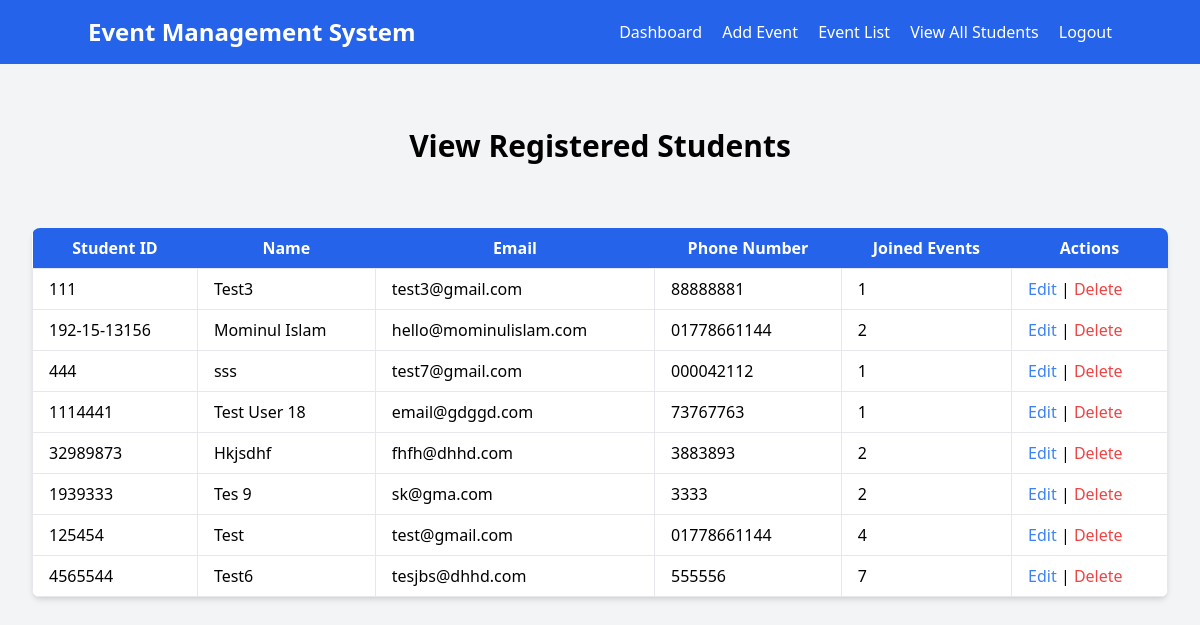
The app's page /admin/view_students.php (signed in) with its own data.
### tables this page shows
CREATE TABLE `registrations` (
  `id` int(11) NOT NULL,
  `event_id` int(11) DEFAULT NULL,
  `name` varchar(255) NOT NULL,
  `student_id` varchar(50) NOT NULL,
  `email` varchar(255) NOT NULL,
  `phone` varchar(20) NOT NULL,
  `registration_time` datetime DEFAULT current_timestamp()
);

### admin/view_students.php (the view, shortened to what this page needs)
<?php
include('../includes/db.php');
$sql = "SELECT * FROM registrations";
$result = $conn->query($sql);
?>
<!DOCTYPE html>
<html lang="en">
<head>
    <link href="https://cdn.jsdelivr.net/npm/tailwindcss@2.0.3/dist/tailwind.min.css" rel="stylesheet">
</head>
<body class="bg-gray-100">
    <?php include('../includes/navbar.php'); ?>
    <header class="text-center pt-16 pb-8">
        <h1 class="text-3xl font-bold">View Registered Students</h1>
    </header>
    <main class="pt-8 px-4 sm:px-6 lg:px-8 max-w-screen-xl mx-auto">
        <div class="overflow-x-auto bg-white shadow-md rounded-lg">
            <table class="table-auto w-full">
                <thead class="bg-blue-600 text-white">
                    <tr>
                        <th class="px-4 py-2">Student ID</th>
                        <th class="px-4 py-2">Name</th>
                        <th class="px-4 py-2">Email</th>
                        <th class="px-4 py-2">Phone Number</th>
                        <th class="px-4 py-2">Joined Events</th>
                        <th class="px-4 py-2">Actions</th>
                    </tr>
                </thead>
                <tbody>
                    <?php while ($student = $result->fetch_assoc()): ?>
                    <tr>
                        <td class="border px-4 py-2"><?= $student['student_id'] ?></td>
                        <td class="border px-4 py-2"><?= $student['name'] ?></td>
                        <td class="border px-4 py-2"><?= $student['email'] ?></td>
                        <td class="border px-4 py-2"><?= $student['phone'] ?></td>
                        <td class="border px-4 py-2"><?= $student['event_id'] ?></td>
                        <td class="border px-4 py-2">
                            <a href="edit_student.php?student_id=<?= $student['student_id'] ?>" class="text-blue-500 hover:underline">Edit</a> |
                            <a href="view_students.php?delete=<?= $student['student_id'] ?>" class="text-red-500 hover:underline">Delete</a>
                        </td>
                    </tr>
                    <?php endwhile; ?>
                </tbody>
            </table>
        </div>
    </main>
</body>
</html>

### records on screen
registrations: student "111", name "Test3", email "test3@gmail.com", phone "88888881", event "1"
registrations: student "192-15-13156", name "Mominul Islam", email "hello@mominulislam.com", phone "01778661144", event "2"
registrations: student "444", name "sss", email "test7@gmail.com", phone "000042112", event "1"
registrations: student "1114441", name "Test User 18", email "email@gdggd.com", phone "73767763", event "1"
registrations: student "32989873", name "Hkjsdhf", email "fhfh@dhhd.com", phone "3883893", event "2"
registrations: student "1939333", name "Tes 9", email "sk@gma.com", phone "3333", event "2"
registrations: student "125454", name "Test", email "test@gmail.com", phone "01778661144", event "4"
registrations: student "4565544", name "Test6", email "tesjbs@dhhd.com", phone "555556", event "7"
